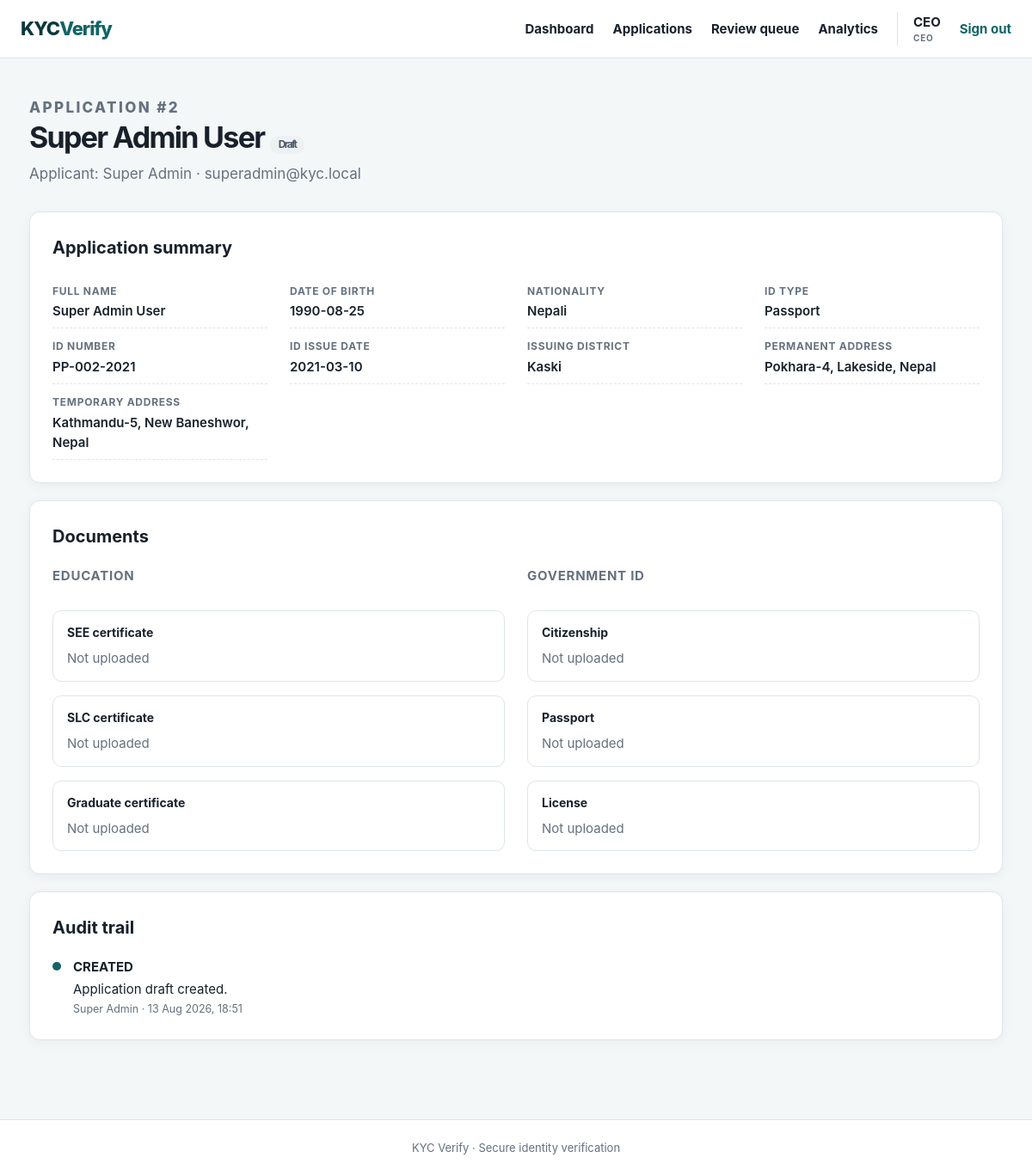
The app's page /?page=application&id=2 (signed in) with its own data.
### tables this page shows
CREATE TABLE applications (
    id INT UNSIGNED AUTO_INCREMENT PRIMARY KEY,
    applicant_id INT UNSIGNED NOT NULL,
    reviewer_id INT UNSIGNED NULL,
    status ENUM(
        'DRAFT',
        'SUBMITTED',
        'UNDER_REVIEW',
        'APPROVED',
        'REJECTED',
        'RESUBMISSION_REQUESTED'
    ) NOT NULL DEFAULT 'DRAFT',
    full_name VARCHAR(160) NULL,
    date_of_birth DATE NULL,
    nationality VARCHAR(100) NULL,
    id_type VARCHAR(60) NULL,
    id_number VARCHAR(100) NULL,
    id_issue_date DATE NULL,
    issuing_district VARCHAR(100) NULL,
    review_notes TEXT NULL,
    reviewed_at DATETIME NULL,
    created_at TIMESTAMP NOT NULL DEFAULT CURRENT_TIMESTAMP,
    updated_at TIMESTAMP NOT NULL DEFAULT CURRENT_TIMESTAMP ON UPDATE CURRENT_TIMESTAMP,
    CONSTRAINT fk_applicant FOREIGN KEY (applicant_id) REFERENCES users (id) ON DELETE CASCADE,
    CONSTRAINT fk_reviewer FOREIGN KEY (reviewer_id) REFERENCES users (id) ON DELETE SET NULL,
    INDEX idx_status (status),
    INDEX idx_applicant (applicant_id),
    INDEX idx_updated (updated_at),
    INDEX idx_created (created_at)
);

CREATE TABLE users (
    id INT UNSIGNED AUTO_INCREMENT PRIMARY KEY,
    username VARCHAR(120) NOT NULL UNIQUE,
    email VARCHAR(190) NOT NULL UNIQUE,
    password_hash VARCHAR(255) NOT NULL,
    is_active TINYINT(1) NOT NULL DEFAULT 1,
    created_at TIMESTAMP NOT NULL DEFAULT CURRENT_TIMESTAMP
);

CREATE TABLE addresses (
    user_id INT UNSIGNED PRIMARY KEY,
    permanent_address TEXT NOT NULL,
    temporary_address TEXT NULL,
    updated_at TIMESTAMP NOT NULL DEFAULT CURRENT_TIMESTAMP ON UPDATE CURRENT_TIMESTAMP,
    CONSTRAINT fk_addresses_user FOREIGN KEY (user_id) REFERENCES users (id) ON DELETE CASCADE
);

CREATE TABLE audit_logs (
    id INT UNSIGNED AUTO_INCREMENT PRIMARY KEY,
    application_id INT UNSIGNED NOT NULL,
    actor_id INT UNSIGNED NULL,
    action VARCHAR(60) NOT NULL,
    detail TEXT NULL,
    created_at TIMESTAMP NOT NULL DEFAULT CURRENT_TIMESTAMP,
    CONSTRAINT fk_audit_application FOREIGN KEY (application_id) REFERENCES applications (id) ON DELETE CASCADE,
    CONSTRAINT fk_audit_actor FOREIGN KEY (actor_id) REFERENCES users (id) ON DELETE SET NULL,
    INDEX idx_application (application_id)
);

### index.php (called while the page is built, shortened)
<?php
require_once __DIR__ . '/functions.php';
require_once __DIR__ . '/layout.php';
$u    = user();
$page = $_GET['page'] ?? ($u ? 'dashboard' : 'login');
require __DIR__ . '/pages/' . $page . '.php';

### database.php (called while the page is built, shortened)
<?php
function db(): PDO {
    static $pdo = null;
    if ($pdo === null) {
        $pdo = new PDO('mysql:host=' . DB_HOST . ';dbname=' . DB_NAME . ';charset=utf8mb4', DB_USER, DB_PASS, [
            PDO::ATTR_ERRMODE => PDO::ERRMODE_EXCEPTION,
            PDO::ATTR_DEFAULT_FETCH_MODE => PDO::FETCH_ASSOC,
            PDO::ATTR_EMULATE_PREPARES => false,
        ]);
    }
    return $pdo;
}

### pages/application.php (the view, shortened to what this page needs)
<?php
$u  = require_login();
$id = (int) ($_GET['id'] ?? 0);
$app = application_for($id);
$isOwner   = $app['applicant_id'] == $u['id'];
$editable  = $isOwner && in_array($app['status'], ['DRAFT', 'RESUBMISSION_REQUESTED'], true);
$s = db()->prepare('SELECT * FROM education WHERE user_id = ?');
$s->execute([$app['applicant_id']]);
$education = $s->fetch() ?: [];
$s = db()->prepare('SELECT * FROM additional_documents WHERE user_id = ?');
$s->execute([$app['applicant_id']]);
$additional = $s->fetch() ?: [];
$s = db()->prepare('SELECT l.*, u.username actor_name
                    FROM audit_logs l LEFT JOIN users u ON u.id = l.actor_id
                    WHERE application_id = ? ORDER BY l.created_at DESC');
$s->execute([$id]);
$audit = $s->fetchAll();
?>
<div class="hero compact">
    <div>
        <p class="eyebrow">APPLICATION #<?= $id ?></p>
        <h1><?= e($app['full_name'] ?: 'New application') ?> <?= badge($app['status']) ?></h1>
        <p>Applicant: <?= e($app['applicant_name']) ?> · <?= e($app['applicant_email']) ?></p>
    </div>
</div>
<?php if ($editable): ?>
    <form method="post" class="card form-grid" enctype="multipart/form-data">
        <input type="hidden" name="csrf" value="<?= csrf() ?>">
        <input type="hidden" name="action" value="save_application">
        <input type="hidden" name="id" value="<?= $id ?>">
        <h2 class="grid-span">Personal and identity details</h2>
        <label>Full legal name *
            <input name="full_name" value="<?= e($app['full_name']) ?>" required>
        </label>
        <label>Date of birth *
            <input type="date" name="date_of_birth" value="<?= e($app['date_of_birth']) ?>" required>
        </label>
        <label>Nationality *
            <input name="nationality" value="<?= e($app['nationality']) ?>" required>
        </label>
        <label>ID type *
            <select name="id_type" required>
                <option value="">Select type</option>
                <?php foreach (['Citizenship', 'Passport', 'Driver License', 'National ID'] as $v): ?>
                    <option <?= $app['id_type'] === $v ? 'selected' : '' ?>><?= e($v) ?></option>
                <?php endforeach; ?>
            </select>
        </label>
        <label>ID number *
            <input name="id_number" value="<?= e($app['id_number']) ?>" required>
        </label>
        <label>ID issue date
            <input type="date" name="id_issue_date" value="<?= e($app['id_issue_date']) ?>">
        </label>
        <label>Issuing district
            <input name="issuing_district" value="<?= e($app['issuing_district']) ?>">
        </label>
        <h2 class="grid-span">Addresses</h2>
        <label class="grid-span">Permanent address *
            <textarea name="permanent_address" rows="2" required><?= e($app['permanent_address']) ?></textarea>
        </label>
        <label class="grid-span">Temporary address
            <textarea name="temporary_address" rows="2"><?= e($app['temporary_address']) ?></textarea>
        </label>
        <div class="grid-span form-actions">
            <button class="button button-primary" name="action" value="save_application">Save draft</button>
            <?php if (in_array($app['status'], ['DRAFT', 'RESUBMISSION_REQUESTED'], true)): ?>
                <button class="button button-success" name="action" value="submit"
                        onclick="return confirm('Submit this application for review? The review team will be notified.');">
                    Submit for review
                </button>
            <?php endif; ?>
        </div>
    </form>
<?php else: ?>
    <div class="card">
        <h2>Application summary</h2>
        <dl class="details">
            <div><dt>Full name</dt><dd><?= e($app['full_name'] ?: '—') ?></dd></div>
            <div><dt>Date of birth</dt><dd><?= e($app['date_of_birth'] ?: '—') ?></dd></div>
            <div><dt>Nationality</dt><dd><?= e($app['nationality'] ?: '—') ?></dd></div>
            <div><dt>ID type</dt><dd><?= e($app['id_type'] ?: '—') ?></dd></div>
            <div><dt>ID number</dt><dd><?= e($app['id_number'] ?: '—') ?></dd></div>
            <div><dt>ID issue date</dt><dd><?= e($app['id_issue_date'] ?: '—') ?></dd></div>
            <div><dt>Issuing district</dt><dd><?= e($app['issuing_district'] ?: '—') ?></dd></div>
            <div><dt>Permanent address</dt><dd><?= nl2br(e($app['permanent_address'] ?: '—')) ?></dd></div>
            <div><dt>Temporary address</dt><dd><?= nl2br(e($app['temporary_address'] ?: '—')) ?></dd></div>
        </dl>
    </div>
<?php endif; ?>
<div class="card">
    <h2>Documents</h2>
    <div class="docs-grid">
        <div class="doc-group">
            <h3>Education</h3>
            <?php foreach (['see_document' => 'SEE certificate', 'slc_document' => 'SLC certificate', 'graduate_document' => 'Graduate certificate'] as $col => $label): ?>
                <div class="doc-item">
                    <strong><?= $label ?></strong>
                    <?= document_link($education[$col] ?? null, (int) $app['applicant_id']) ?>
                </div>
            <?php endforeach; ?>
        </div>
        <div class="doc-group">
            <h3>Government ID</h3>
            <?php foreach (['citizenship_document' => 'Citizenship', 'passport_document' => 'Passport', 'license_document' => 'License'] as $col => $label): ?>
                <div class="doc-item">
                    <strong><?= $label ?></strong>
                    <?= document_link($additional[$col] ?? null, (int) $app['applicant_id']) ?>
                </div>
            <?php endforeach; ?>
        </div>
    </div>
</div>
<div class="card">
    <h2>Audit trail</h2>
    <?php if (!$audit): ?>
        <p class="empty">No events recorded yet.</p>
    <?php else: ?>
        <ol class="timeline">
            <?php foreach ($audit as $entry): ?>
                <li>
                    <span class="tl-dot"></span>
                    <div>
                        <strong><?= e($entry['action']) ?></strong>
                        <?php if ($entry['detail']): ?><p><?= e($entry['detail']) ?></p><?php endif; ?>
                        <small class="muted"><?= e($entry['actor_name'] ?? 'System') ?> · <?= e(date('d M Y, H:i', strtotime($entry['created_at']))) ?></small>
                    </div>
                </li>
            <?php endforeach; ?>
        </ol>
    <?php endif; ?>
</div>

### functions.php (shortened to what this page needs)
<?php
require_once __DIR__ . '/database.php';
function e(?string $value): string
{
    return htmlspecialchars((string) $value, ENT_QUOTES, 'UTF-8');
}
function application_for(int $id): ?array
{
    $sql = 'SELECT a.*,
                   u.username  AS applicant_name,
                   u.email     AS applicant_email,
                   r.username  AS reviewer_name,
                   ad.permanent_address,
                   ad.temporary_address
            FROM applications a
            JOIN users u        ON u.id = a.applicant_id
            LEFT JOIN users r   ON r.id = a.reviewer_id
            LEFT JOIN addresses ad ON ad.user_id = a.applicant_id
            WHERE a.id = ?';
    $s = db()->prepare($sql);
    $s->execute([$id]);
    return $s->fetch() ?: null;
}
function status_class(string $status): string
{
    return strtolower(str_replace('_', '-', $status));
}
function format_status(string $status): string
{
    return ucwords(strtolower(str_replace('_', ' ', $status)));
}
function badge(string $status): string
{
    return '<span class="badge badge-' . status_class($status) . '">' . e(format_status($status)) . '</span>';
}
function document_link(?string $file, int $userId): string
{
    if (!$file) {
        return '<span class="muted">Not uploaded</span>';
    }
    return '<a href="document.php?user=' . $userId . '&file=' . rawurlencode($file) . '" target="_blank" rel="noopener">View uploaded document</a>';
}

### assets/style.css (style rules this page uses)
:root { --ink: #18212b; --muted: #65717e; --line: #dfe5e9; --paper: #ffffff; --bg: #f4f7f8; --brand: #126466; --brand-dark: #0b383b; --brand-soft: #e3f0f0; --success: #1d7a4f; --success-bg: #e6f4ec; --danger: #b53d3d; --danger-bg: #fbeaea; --warn: #9d6510; --warn-bg: #fdf6e7; --info: #245a9d; --info-bg: #e9f0fa; --radius: 12px; --shadow: 0 3px 12px rgba(28, 63, 73, 0.06); }
* { box-sizing: border-box; }
body { margin: 0; background: var(--bg); color: var(--ink); font: 15px/1.55 Inter, system-ui, -apple-system, BlinkMacSystemFont, "Segoe UI", sans-serif; min-height: 100vh; display: flex; flex-direction: column; }
.hero { display: flex; justify-content: space-between; align-items: end; margin-bottom: 30px; gap: 24px; }
.hero h1, .auth h1 { font-size: clamp(30px, 5vw, 46px); line-height: 1.08; margin: 4px 0 10px; letter-spacing: -1.7px; }
.hero p { margin: 0; color: var(--muted); font-size: 17px; }
.hero.compact h1 { font-size: 34px; }
.eyebrow { color: var(--brand); font-size: 11px; font-weight: 800; letter-spacing: 0.14em; margin: 0 0 6px; }
.card { background: var(--paper); border: 1px solid var(--line); border-radius: var(--radius); padding: 26px; margin: 20px 0; box-shadow: var(--shadow); }
.card h2 { font-size: 20px; margin: 0 0 18px; }
.card h3 { font-size: 15px; margin: 0 0 12px; color: var(--muted); text-transform: uppercase; letter-spacing: 0.05em; }
.badge { display: inline-block; padding: 4px 10px; border-radius: 999px; font-size: 12px; font-weight: 700; white-space: nowrap; }
.badge-draft { background: #eef1f3; color: #4a5765; }
.details { display: grid; grid-template-columns: repeat(auto-fit, minmax(240px, 1fr)); gap: 4px 26px; margin: 0; }
.details div { border-bottom: 1px dashed var(--line); padding: 8px 0; }
.details dt { font-size: 12px; text-transform: uppercase; letter-spacing: 0.06em; color: var(--muted); font-weight: 700; }
.details dd { margin: 2px 0 0; font-weight: 600; }
.timeline { list-style: none; margin: 0; padding: 0; position: relative; }
.timeline li { display: flex; gap: 14px; padding: 0 0 20px; position: relative; }
.timeline li:last-child { padding-bottom: 0; }
.tl-dot { width: 10px; height: 10px; border-radius: 50%; background: var(--brand); margin-top: 6px; flex: none; }
.timeline p { margin: 2px 0; color: var(--ink); }
.timeline small { display: block; }
.docs-grid { display: grid; grid-template-columns: repeat(auto-fit, minmax(320px, 1fr)); gap: 26px; }
.doc-group { display: flex; flex-direction: column; gap: 16px; }
.doc-item { border: 1px solid var(--line); border-radius: 10px; padding: 14px 16px; display: flex; flex-direction: column; gap: 8px; }
.doc-item strong { font-size: 14px; }
.muted { color: var(--muted); }

### records on screen
applications: full_name "Super Admin User", status "Draft", applicant.username "Super Admin", applicant.email "superadmin@kyc.local", date_of_birth "1990-08-25", nationality "Nepali", id_type "Passport", id_number "PP-002-2021", id_issue_date "2021-03-10", issuing_district "Kaski", addresses.permanent_address "Pokhara-4, Lakeside, Nepal", addresses.temporary_address "Kathmandu-5, New Baneshwor, Nepal"
audit_logs: action "CREATED", detail "Application draft created.", actor.username "Super Admin", created_at "13 Aug 2026, 18:51"

### other values on screen
$label "Dashboard"
$label "Applications"
$label "Review queue"
$label "Analytics"
$u['username'] "CEO"
role_label($u['role']) "CEO"
$id "2"
$label "SEE certificate"
$label "SLC certificate"
$label "Graduate certificate"
$label "Citizenship"
$label "Passport"
$label "License"
APP_NAME "KYC Verify"
